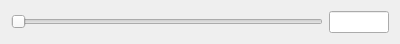
<?xml version="1.0" encoding="UTF-8"?>
<ui version="4.0">
 <class>widgetHorizontalEditSlider</class>
 <widget class="QWidget" name="widgetHorizontalEditSlider">
  <property name="geometry">
   <rect>
    <x>0</x>
    <y>0</y>
    <width>400</width>
    <height>40</height>
   </rect>
  </property>
  <property name="sizePolicy">
   <sizepolicy hsizetype="Preferred" vsizetype="Minimum">
    <horstretch>0</horstretch>
    <verstretch>0</verstretch>
   </sizepolicy>
  </property>
  <property name="windowTitle">
   <string/>
  </property>
  <layout class="QHBoxLayout" name="horizontalLayout" stretch="1,0">
   <item>
    <widget class="QSlider" name="horizontalSlider">
     <property name="orientation">
      <enum>Qt::Horizontal</enum>
     </property>
    </widget>
   </item>
   <item>
    <widget class="QLineEdit" name="lineEdit">
     <property name="sizePolicy">
      <sizepolicy hsizetype="Preferred" vsizetype="Fixed">
       <horstretch>0</horstretch>
       <verstretch>0</verstretch>
      </sizepolicy>
     </property>
     <property name="maximumSize">
      <size>
       <width>60</width>
       <height>16777215</height>
      </size>
     </property>
    </widget>
   </item>
  </layout>
 </widget>
 <resources/>
 <connections/>
</ui>
